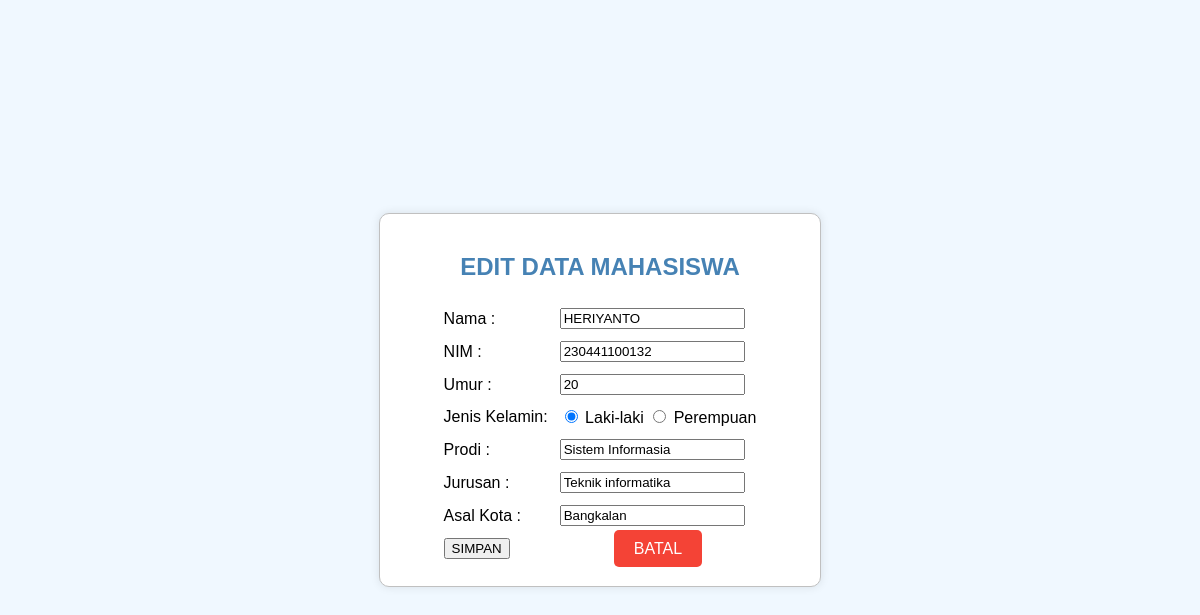
The page /edit.php?id=1 on the database its author committed.
### tables this page shows
CREATE TABLE `data_mahasiswa` (
  `id` int(11) NOT NULL,
  `nama` varchar(50) NOT NULL,
  `nim` varchar(255) NOT NULL,
  `umur` int(5) NOT NULL,
  `jenis_kelamin` varchar(10) NOT NULL,
  `prodi` varchar(20) NOT NULL,
  `jurusan` varchar(20) NOT NULL,
  `asal_kota` varchar(20) NOT NULL
);

### edit.php (the view, shortened to what this page needs)
<?php
include 'config/koneksi.php';
?>
<!DOCTYPE html>
<html>
<head>
    <link rel="stylesheet" href="edit.css">
</head>
<body>
<div class="container">
    <h2>EDIT DATA MAHASISWA</h2>
    <?php
    $id = $_GET['id'];
    $data = mysqli_query($koneksi, "SELECT * FROM data_mahasiswa WHERE id='$id'");
    while($d = mysqli_fetch_array($data)){
    ?>
    <div class="container-form">
        <form method="post" action="edit.php">
            <table>
            <tr>
                <td>Nama :</td>
                <td>
                    <input type="text" name="Nama" value="<?php echo $d['nama']; ?>">
                </td>
            </tr>
            <tr>
                <td>NIM : </td>
                <td><input type="text" name="NIM" value="<?php echo $d['nim']; ?>"></td>
            </tr>
            <tr>
                <td>Umur : </td>
                <td><input type="text" name="Umur" value="<?php echo $d['umur']; ?>"></td>
            </tr>
            <tr>
                <td>Jenis Kelamin:</td>
                <td>
                    <input type="radio" name="Jenis_Kelamin" value="Laki-laki" <?php if ($d['jenis_kelamin'] == 'Laki-laki') echo 'checked'; ?>> Laki-laki
                    <input type="radio" name="Jenis_Kelamin" value="Perempuan" <?php if ($d['jenis_kelamin'] == 'Perempuan') echo 'checked'; ?>> Perempuan
                </td>
            </tr>
            <tr>
                <td>Prodi :</td>
                <td><input type="text" name="Prodi" value="<?php echo $d['prodi']; ?>"></td>
            </tr>
            <tr>
                <td>Jurusan :</td>
                <td><input type="text" name="Jurusan" value="<?php echo $d['jurusan']; ?>"></td>
            </tr>
            <tr>
                <td>Asal Kota :</td>
                <td><input type="text" name="Asal_Kota" value="<?php echo $d['asal_kota']; ?>"></td>
            </tr>
            <tr>
                <td><input type="submit" name="update" value="SIMPAN"></td>
                <td colspan="2" align="center"><a href="dashboard.php" type="cancel" class="cancel-btn">BATAL</a></td>
            </tr>
            </table>
        </form>
    </div>
</div>
    <?php
    }
    ?>
</body>
</html>

### edit.css (style rules this page uses)
body { background-color: #f0f8ff; display: flex; justify-content: center; align-items: center; height: 100vh; margin: 0; font-family: Arial, sans-serif; }
.container { background-color: #ffffff; border: 1px solid #c0c0c0; border-radius: 10px; box-shadow: 0 0 10px rgba(0, 0, 0, 0.1); padding: 20px; width: 400px; }
.container h2 { color: #4682b4; text-align: center; }
.container-form { margin-top: 20px; }
.container-form table { margin: auto; }
.container-form table td { padding: 5px; }
.cancel-btn { background-color: #f44336; border: none; border-radius: 5px; color: white; padding: 10px 20px; text-decoration: none; cursor: pointer; transition: background-color 0.3s; }

### rows shown on the page
data_mahasiswa: Nama "HERIYANTO", NIM "230441100132", Umur "20", jenis_kelamin "☑", Prodi "Sistem Informasia", Jurusan "Teknik informatika", Asal_Kota "Bangkalan"
